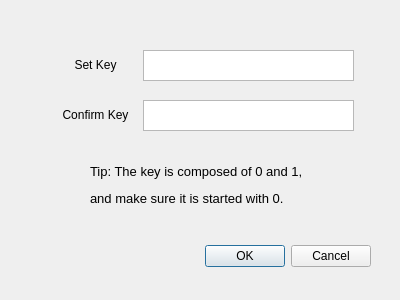
<?xml version="1.0" encoding="UTF-8"?>
<ui version="4.0">
 <class>keyDialog</class>
 <widget class="QDialog" name="keyDialog">
  <property name="geometry">
   <rect>
    <x>0</x>
    <y>0</y>
    <width>400</width>
    <height>300</height>
   </rect>
  </property>
  <property name="windowTitle">
   <string>Dialog</string>
  </property>
  <widget class="QDialogButtonBox" name="buttonBox">
   <property name="geometry">
    <rect>
     <x>30</x>
     <y>240</y>
     <width>341</width>
     <height>32</height>
    </rect>
   </property>
   <property name="orientation">
    <enum>Qt::Horizontal</enum>
   </property>
   <property name="standardButtons">
    <set>QDialogButtonBox::Cancel|QDialogButtonBox::Ok</set>
   </property>
  </widget>
  <widget class="QLabel" name="label">
   <property name="geometry">
    <rect>
     <x>50</x>
     <y>50</y>
     <width>91</width>
     <height>31</height>
    </rect>
   </property>
   <property name="text">
    <string>&lt;html&gt;&lt;head/&gt;&lt;body&gt;&lt;p align=&quot;center&quot;&gt;Set Key&lt;/p&gt;&lt;/body&gt;&lt;/html&gt;</string>
   </property>
  </widget>
  <widget class="QLabel" name="label_2">
   <property name="geometry">
    <rect>
     <x>50</x>
     <y>100</y>
     <width>91</width>
     <height>31</height>
    </rect>
   </property>
   <property name="text">
    <string>&lt;html&gt;&lt;head/&gt;&lt;body&gt;&lt;p align=&quot;center&quot;&gt;Confirm Key&lt;/p&gt;&lt;/body&gt;&lt;/html&gt;</string>
   </property>
  </widget>
  <widget class="QLabel" name="label_3">
   <property name="geometry">
    <rect>
     <x>90</x>
     <y>150</y>
     <width>211</width>
     <height>71</height>
    </rect>
   </property>
   <property name="text">
    <string>&lt;html&gt;&lt;head/&gt;&lt;body&gt;&lt;p align=&quot;justify&quot;&gt;&lt;span style=&quot; font-size:10pt;&quot;&gt;Tip: The key is composed of 0 and 1, &lt;/span&gt;&lt;/p&gt;&lt;p align=&quot;justify&quot;&gt;&lt;span style=&quot; font-size:10pt;&quot;&gt;and make sure it is started with 0.&lt;/span&gt;&lt;/p&gt;&lt;/body&gt;&lt;/html&gt;</string>
   </property>
  </widget>
  <widget class="QTextEdit" name="textEdit">
   <property name="geometry">
    <rect>
     <x>143</x>
     <y>50</y>
     <width>211</width>
     <height>31</height>
    </rect>
   </property>
  </widget>
  <widget class="QTextEdit" name="textEdit_2">
   <property name="geometry">
    <rect>
     <x>143</x>
     <y>100</y>
     <width>211</width>
     <height>31</height>
    </rect>
   </property>
  </widget>
 </widget>
 <resources/>
 <connections>
  <connection>
   <sender>buttonBox</sender>
   <signal>accepted()</signal>
   <receiver>keyDialog</receiver>
   <slot>accept()</slot>
   <hints>
    <hint type="sourcelabel">
     <x>248</x>
     <y>254</y>
    </hint>
    <hint type="destinationlabel">
     <x>157</x>
     <y>274</y>
    </hint>
   </hints>
  </connection>
  <connection>
   <sender>buttonBox</sender>
   <signal>rejected()</signal>
   <receiver>keyDialog</receiver>
   <slot>reject()</slot>
   <hints>
    <hint type="sourcelabel">
     <x>316</x>
     <y>260</y>
    </hint>
    <hint type="destinationlabel">
     <x>286</x>
     <y>274</y>
    </hint>
   </hints>
  </connection>
 </connections>
</ui>
